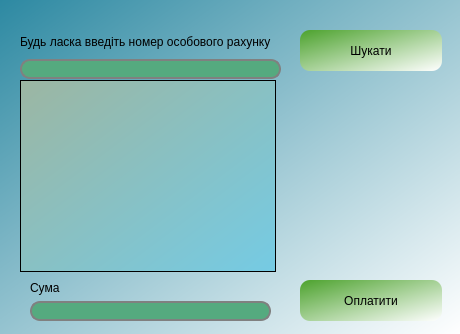
<?xml version="1.0" encoding="UTF-8"?>
<ui version="4.0">
 <class>Payment</class>
 <widget class="QDialog" name="Payment">
  <property name="geometry">
   <rect>
    <x>0</x>
    <y>0</y>
    <width>460</width>
    <height>334</height>
   </rect>
  </property>
  <property name="windowTitle">
   <string>Dialog</string>
  </property>
  <property name="styleSheet">
   <string notr="true">
QDialog
{
 background-color:qlineargradient(spread:pad, x1:0, y1:0, x2:1, y2:1, stop:0 rgba(45, 137, 162, 255), stop:1 rgba(255, 255, 255, 255))
}
QPushButton{
                          background-color: qlineargradient(spread:pad, x1:0, y1:0, x2:1, y2:1, stop:0 rgba(76, 162, 45, 255), stop:1 rgba(255, 255, 255, 255));
                          border-style: inset;
                          border-style: outset;
                          border-radius: 10px;
                          border-color: beige;
                          font: bold 14p;
                          min-width: 10em;
                          padding: 6px;
}
QPushButton:pressed{
                          background-color: qlineargradient(spread:pad, x1:0, y1:0, x2:1, y2:1, stop:0.164773 rgba(137, 152, 162, 255), stop:1 rgba(255, 255, 255, 255));
                          border-style: inset;
                          color: red;
                          border-style: outset;
                          border-width: 3px;
                          border-radius: 10px;
                          border-color: beige;
                          font: bold 14p;
                          min-width: 10em;
                          padding: 6px;
}
QTextBrowser
{
background-color:qlineargradient(spread:pad, x1:0, y1:0, x2:1, y2:1, stop:0 rgba(156, 182, 162, 255), stop:1 rgba(117, 203, 228, 255));
	font: 75 italic 12pt &quot;MS Shell Dlg 2&quot;;
}
QLabel
{
font: 75 italic 8pt &quot;Magneto&quot;;
}
 QLineEdit {
     border: 2px solid gray;
     border-radius: 10px;
     padding: 0 8px;
     background: rgb(85, 170, 127);
 }
</string>
  </property>
  <widget class="QPushButton" name="Payment_pushButton">
   <property name="geometry">
    <rect>
     <x>300</x>
     <y>30</y>
     <width>142</width>
     <height>41</height>
    </rect>
   </property>
   <property name="text">
    <string>Шукати</string>
   </property>
  </widget>
  <widget class="QWidget" name="layoutWidget">
   <property name="geometry">
    <rect>
     <x>20</x>
     <y>30</y>
     <width>261</width>
     <height>49</height>
    </rect>
   </property>
   <layout class="QVBoxLayout" name="verticalLayout">
    <item>
     <widget class="QLabel" name="label">
      <property name="text">
       <string>Будь ласка введіть номер особового рахунку</string>
      </property>
     </widget>
    </item>
    <item>
     <widget class="QLineEdit" name="lineEdit"/>
    </item>
   </layout>
  </widget>
  <widget class="QTextBrowser" name="textBrowser">
   <property name="geometry">
    <rect>
     <x>20</x>
     <y>80</y>
     <width>256</width>
     <height>192</height>
    </rect>
   </property>
  </widget>
  <widget class="QPushButton" name="Pay">
   <property name="geometry">
    <rect>
     <x>300</x>
     <y>280</y>
     <width>142</width>
     <height>41</height>
    </rect>
   </property>
   <property name="text">
    <string>Оплатити</string>
   </property>
  </widget>
  <widget class="QWidget" name="">
   <property name="geometry">
    <rect>
     <x>30</x>
     <y>280</y>
     <width>241</width>
     <height>41</height>
    </rect>
   </property>
   <layout class="QVBoxLayout" name="verticalLayout_2">
    <item>
     <widget class="QLabel" name="label_2">
      <property name="text">
       <string>Сума</string>
      </property>
     </widget>
    </item>
    <item>
     <widget class="QLineEdit" name="lineEdit_2"/>
    </item>
   </layout>
  </widget>
 </widget>
 <resources/>
 <connections/>
</ui>
